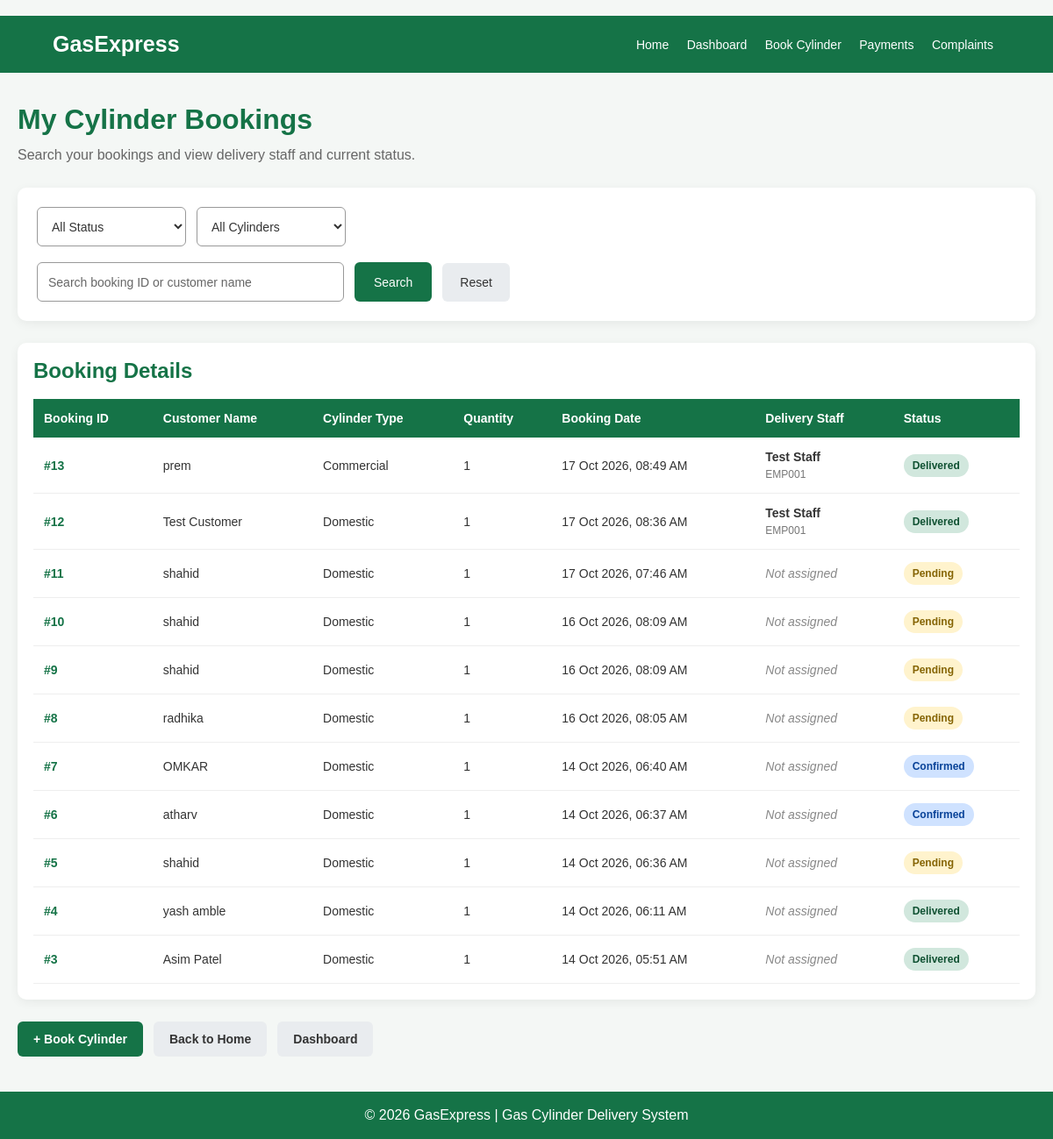
The page /bookings/ (signed in) on the database its author committed.
### delivery/models.py (models this page shows, shortened)
class CylinderBooking(models.Model):
    STATUS_CHOICES = [
        ("Pending", "Pending"),
        ("Confirmed", "Confirmed"),
        ("Delivered", "Delivered"),
    ]
    user = models.ForeignKey(
        settings.AUTH_USER_MODEL,
        on_delete=models.SET_NULL,
        null=True,
        blank=True
    )
    delivery_staff = models.ForeignKey(
        "DeliveryStaff",
        on_delete=models.SET_NULL,
        null=True,
        blank=True,
        related_name="bookings"
    )
    customer_name = models.CharField(max_length=100)
    phone = models.CharField(max_length=15)
    address = models.TextField()
    cylinder_type = models.CharField(
        max_length=20,
        default="Domestic"
    )
    quantity = models.PositiveIntegerField(default=1)
    booking_date = models.DateTimeField(auto_now_add=True)
    status = models.CharField(
        max_length=20,
        choices=STATUS_CHOICES,
        default="Pending"
    )

class DeliveryStaff(models.Model):
    user = models.OneToOneField(
        settings.AUTH_USER_MODEL,
        on_delete=models.SET_NULL,
        null=True,
        blank=True,
        related_name="delivery_staff_profile"
    )
    employee_id = models.CharField(
        max_length=20,
        unique=True
    )
    name = models.CharField(max_length=100)
    phone = models.CharField(max_length=15)
    is_active = models.BooleanField(default=True)
    created_at = models.DateTimeField(auto_now_add=True)

### delivery/views.py (the view, shortened to what this page needs)
# urls.py: path("bookings/", views.booking_list, name="booking_list"),
@login_required(login_url="login")
def booking_list(request):
    search = request.GET.get("search", "").strip()
    status = request.GET.get("status", "")
    cylinder_type = request.GET.get("cylinder_type", "")
    bookings = CylinderBooking.objects.filter(
        user=request.user
    ).select_related(
        "delivery_staff"
    ).order_by("-booking_date")
    if status in ["Pending", "Confirmed", "Delivered"]:
        bookings = bookings.filter(status=status)
    if cylinder_type in ["Domestic", "Commercial"]:
        bookings = bookings.filter(
            cylinder_type=cylinder_type
        )
    context = {
        "bookings": bookings,
        "search": search,
        "selected_status": status,
        "selected_cylinder": cylinder_type,
    }
    return render(
        request,
        "delivery/booking_list.html",
        context
    )

### delivery/templates/delivery/booking_list.html (shortened to what this page needs)
<!DOCTYPE html>
<html lang="en">
<head>
</head>
<body>
    <nav>
        <div class="logo">GasExpress</div>
        <div class="nav-links">
            <a href="{% url 'home' %}">Home</a>
            <a href="{% url 'dashboard' %}">Dashboard</a>
            <a href="{% url 'booking' %}">Book Cylinder</a>
            <a href="{% url 'payment_history' %}">Payments</a>
            <a href="{% url 'complaint' %}">Complaints</a>
        </div>
    </nav>
    <div class="container">
        <div class="heading">
            <h1>My Cylinder Bookings</h1>
            <p>Search your bookings and view delivery staff and current status.</p>
        </div>
        <div class="filter-box">
            <form method="GET"
                  action="{% url 'booking_list' %}"
                  class="filter-form">
                <div class="filter-row">
                    <select name="status">
                        <option value="">All Status</option>
                    </select>
                    <select name="cylinder_type">
                        <option value="">All Cylinders</option>
                    </select>
                </div>
                <div class="filter-row search-row">
                    <input
                        type="text"
                        name="search"
                        placeholder="Search booking ID or customer name"
                        value="{{ search|default:'' }}"
                    >
                    <button type="submit" class="search-btn">
                        Search
                    </button>
                    <a href="{% url 'booking_list' %}" class="reset-btn">
                        Reset
                    </a>
                </div>
            </form>
        </div>
        <div class="table-box">
            <h2>Booking Details</h2>
            <table>
                <thead>
                    <tr>
                        <th>Booking ID</th>
                        <th>Customer Name</th>
                        <th>Cylinder Type</th>
                        <th>Quantity</th>
                        <th>Booking Date</th>
                        <th>Delivery Staff</th>
                        <th>Status</th>
                    </tr>
                </thead>
                <tbody>
                    {% for booking in bookings %}
                    <tr>
                        <td class="booking-id">#{{ booking.id }}</td>
                        <td>{{ booking.customer_name }}</td>
                        <td>{{ booking.cylinder_type }}</td>
                        <td>{{ booking.quantity }}</td>
                        <td>
                            {{ booking.booking_date|date:"d M Y, h:i A" }}
                        </td>
                        <td>
                            {% if booking.delivery_staff %}
                                <span class="staff-name">
                                    {{ booking.delivery_staff.name }}
                                </span>
                                <span class="employee-id">
                                    {{ booking.delivery_staff.employee_id }}
                                </span>
                            {% else %}
                                <span class="not-assigned">
                                    Not assigned
                                </span>
                            {% endif %}
                        </td>
                        <td>
                            {% if booking.status == "Pending" %}
                                <span class="status pending">Pending</span>
                            {% elif booking.status == "Confirmed" %}
                                <span class="status confirmed">Confirmed</span>
                            {% elif booking.status == "Delivered" %}
                                <span class="status delivered">Delivered</span>
                            {% else %}
                                <span class="status">{{ booking.status }}</span>
                            {% endif %}
                        </td>
                    </tr>
                    {% empty %}
                    <tr>
                        <td colspan="7" class="empty-message">
                            No bookings found. Try changing your search or filters.
                        </td>
                    </tr>
                    {% endfor %}
                </tbody>
            </table>
        </div>
        <div class="bottom-links">
            <a href="{% url 'booking' %}" class="book-btn">
                + Book Cylinder
            </a>
            <a href="{% url 'home' %}" class="home-btn">
                Back to Home
            </a>
            <a href="{% url 'dashboard' %}" class="home-btn">
                Dashboard
            </a>
        </div>
    </div>
    <footer>
        © 2026 GasExpress | Gas Cylinder Delivery System
    </footer>
</body>
</html>

### delivery/templates/delivery/booking_list.html (style rules this page uses)
* { box-sizing: border-box; margin: 0; padding: 0; }
body { font-family: Arial, sans-serif; background: #f4f7f5; color: #333; }
nav { background: #157347; padding: 18px 5%; display: flex; justify-content: space-between; align-items: center; flex-wrap: wrap; gap: 15px; }
.logo { color: white; font-size: 25px; font-weight: bold; }
nav a { color: white; text-decoration: none; margin: 0 8px; font-size: 14px; }
.container { max-width: 1250px; margin: 35px auto; padding: 0 20px; }
.heading { margin-bottom: 25px; }
.heading h1 { color: #157347; margin-bottom: 10px; }
.heading p { color: #666; line-height: 1.5; }
.filter-box { background: white; padding: 22px; border-radius: 10px; box-shadow: 0 3px 12px rgba(0, 0, 0, 0.06); margin-bottom: 25px; }
.filter-form { display: flex; flex-direction: column; gap: 18px; }
.filter-row { display: flex; flex-wrap: wrap; gap: 12px; align-items: center; }
.filter-form select, .filter-form input[type="text"] { height: 45px; padding: 12px; border: 1px solid #999; border-radius: 6px; background: white; color: #333; font-size: 14px; }
.filter-form select { min-width: 170px; }
.search-row input[type="text"] { width: 350px; max-width: 100%; }
.search-row input[type="text"]::placeholder { color: #666; opacity: 1; }
.search-btn { height: 45px; padding: 12px 22px; background: #157347; color: white; border: none; border-radius: 6px; cursor: pointer; font-size: 14px; }
.reset-btn { display: inline-block; padding: 14px 20px; background: #e9ecef; color: #333; border-radius: 6px; text-decoration: none; font-size: 14px; }
.table-box { background: white; border-radius: 10px; padding: 18px; overflow-x: auto; box-shadow: 0 3px 12px rgba(0, 0, 0, 0.06); }
.table-box h2 { margin-bottom: 18px; color: #157347; }
table { width: 100%; border-collapse: collapse; min-width: 900px; }
th { background: #157347; color: white; padding: 14px 12px; text-align: left; font-size: 14px; }
td { padding: 14px 12px; border-bottom: 1px solid #eee; font-size: 14px; }
.booking-id { color: #157347; font-weight: bold; }
.staff-name { font-weight: bold; color: #333; }
.employee-id { display: block; color: #777; margin-top: 5px; font-size: 12px; }
.not-assigned { color: #888; font-style: italic; }
.status { display: inline-block; padding: 6px 10px; border-radius: 20px; font-size: 12px; font-weight: bold; }
.pending { color: #856404; background: #fff3cd; }
.confirmed { color: #084298; background: #cfe2ff; }
.delivered { color: #0f5132; background: #d1e7dd; }
.bottom-links { display: flex; gap: 12px; flex-wrap: wrap; margin-top: 25px; }
.bottom-links a { padding: 12px 18px; text-decoration: none; border-radius: 6px; font-weight: bold; font-size: 14px; }
.book-btn { background: #157347; color: white; }
.home-btn { background: #e9ecef; color: #333; }
footer { text-align: center; background: #157347; color: white; padding: 18px; margin-top: 40px; }

### rows shown on the page
CylinderBooking: id "13", customer_name "prem", cylinder_type "Commercial", quantity "1", booking_date "17 Oct 2026, 08:49 AM", delivery_staff.name "Test Staff", delivery_staff.employee_id "EMP001", status "Delivered"
CylinderBooking: id "12", customer_name "Test Customer", cylinder_type "Domestic", quantity "1", booking_date "17 Oct 2026, 08:36 AM", delivery_staff.name "Test Staff", delivery_staff.employee_id "EMP001", status "Delivered"
CylinderBooking: id "11", customer_name "shahid", cylinder_type "Domestic", quantity "1", booking_date "17 Oct 2026, 07:46 AM", shows "Not assigned", status "Pending"
CylinderBooking: id "10", customer_name "shahid", cylinder_type "Domestic", quantity "1", booking_date "16 Oct 2026, 08:09 AM", shows "Not assigned", status "Pending"
CylinderBooking: id "9", customer_name "shahid", cylinder_type "Domestic", quantity "1", booking_date "16 Oct 2026, 08:09 AM", shows "Not assigned", status "Pending"
CylinderBooking: id "8", customer_name "radhika", cylinder_type "Domestic", quantity "1", booking_date "16 Oct 2026, 08:05 AM", shows "Not assigned", status "Pending"
CylinderBooking: id "7", customer_name "OMKAR", cylinder_type "Domestic", quantity "1", booking_date "14 Oct 2026, 06:40 AM", shows "Not assigned", status "Confirmed"
CylinderBooking: id "6", customer_name "atharv", cylinder_type "Domestic", quantity "1", booking_date "14 Oct 2026, 06:37 AM", shows "Not assigned", status "Confirmed"
CylinderBooking: id "5", customer_name "shahid", cylinder_type "Domestic", quantity "1", booking_date "14 Oct 2026, 06:36 AM", shows "Not assigned", status "Pending"
CylinderBooking: id "4", customer_name "yash amble", cylinder_type "Domestic", quantity "1", booking_date "14 Oct 2026, 06:11 AM", shows "Not assigned", status "Delivered"
CylinderBooking: id "3", customer_name "Asim Patel", cylinder_type "Domestic", quantity "1", booking_date "14 Oct 2026, 05:51 AM", shows "Not assigned", status "Delivered"
